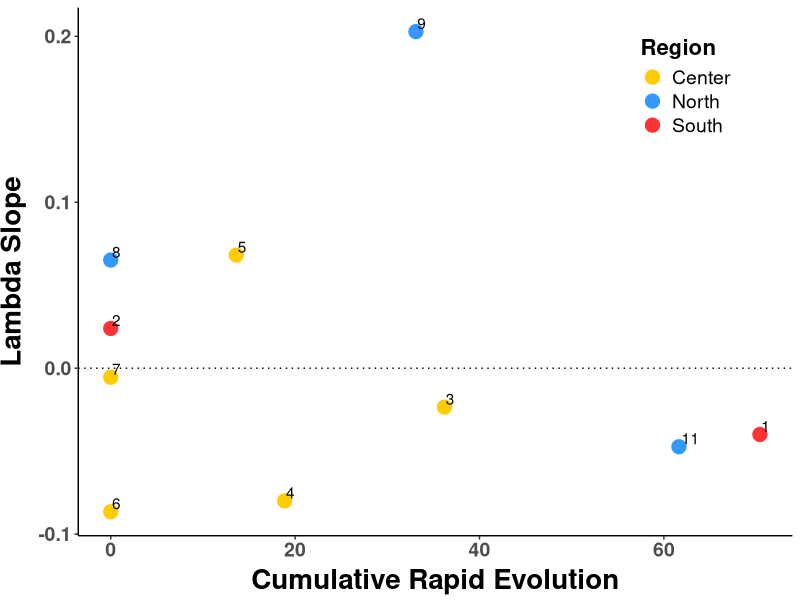
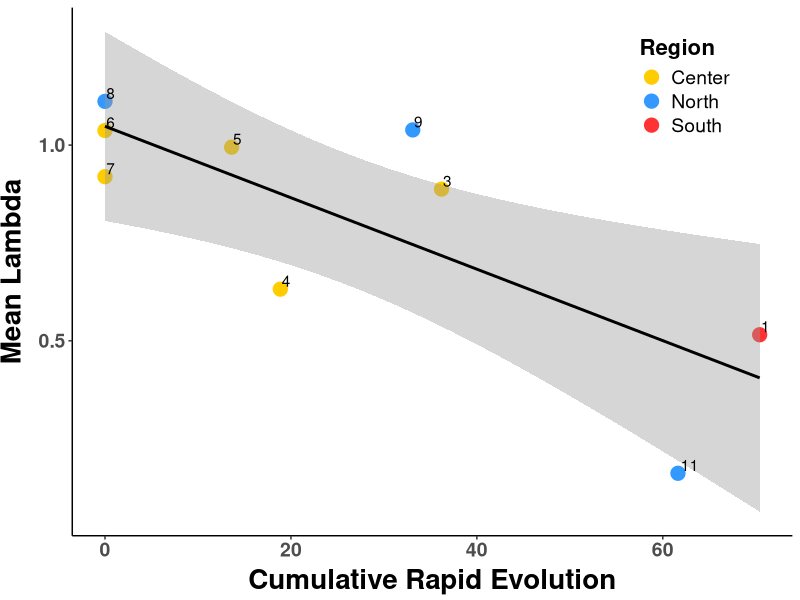
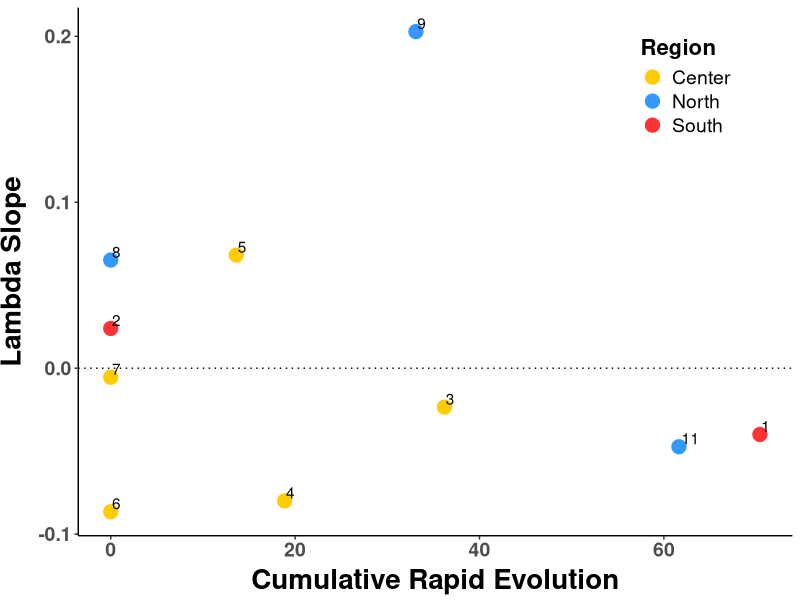
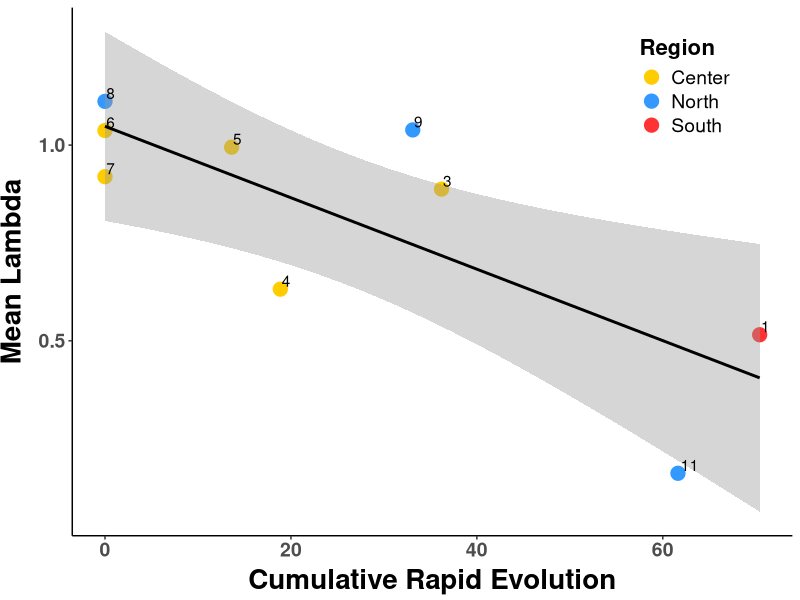

Source code (R) for these figures, in order:
##################################################################################
## Plot cumulative slope against demography
## Author Daniel Anstett
## 
## 
## Last Modified April 19, 2023
###################################################################################

#Library install and import
library(tidyverse) 
library(car)
library(ggrepel)

#Import data
offset_pop <- read_csv("data/demo_cumul.csv")


#stats
lm.cumul.slope <- lm(lambda.slope~cumul_slope,data=offset_pop)
lm.cumul.mean <- lm(lambda.mean~cumul_slope,data=offset_pop)


Anova(lm.cumul.slope ,type="III")
Anova(lm.cumul.mean,type="III")


###########################################################################################################

#cumul slope plotted against lambda slope
ggplot(offset_pop, aes(x=cumul_slope, y=lambda.slope, label=Paper_ID)) + 
  geom_point(aes(color=Region), size =4.5)+
  geom_hline(yintercept=c(0,0), linetype="dotted")+
  #geom_smooth(method=lm,color="black")+
  #  geom_label_repel(aes(label = ID))+
  geom_text(hjust=-.15, vjust=-.2)+
  scale_y_continuous(name="Lambda Slope")+
  scale_x_continuous(name="Cumulative Rapid Evolution")+
  scale_color_manual(values= c("North"="#3399FF", "Center"="#FFCC00", "South"="#FF3333"))+
  theme_classic() + theme(
    axis.text.x = element_text(size=14, face="bold"),
    axis.text.y = element_text(size=14,face="bold"),
    axis.title.x = element_text(color="black", size=20, vjust = 0.5, face="bold"),
    axis.title.y = element_text(color="black", size=20,vjust = 2, face="bold",hjust=0.5),
    legend.position = c(0.85, 0.85),legend.text=element_text(size=14),
    legend.title=element_text(size=16,face="bold"))
ggsave("graphs/rapid_slope.pdf",width=7, height = 6, units = "in")

#cumul slope plotted against lambda slope
ggplot(offset_pop, aes(x=cumul_slope, y=lambda.mean, label=Paper_ID)) + 
  geom_point(aes(color=Region), size =4.5)+
  geom_smooth(method=lm,color="black")+
  #  geom_label_repel(aes(label = ID))+
  geom_text(hjust=-.15, vjust=-.2)+
  scale_y_continuous(name="Mean Lambda")+
  scale_x_continuous(name="Cumulative Rapid Evolution")+
  scale_color_manual(values= c("North"="#3399FF", "Center"="#FFCC00", "South"="#FF3333"))+
  theme_classic() + theme(
    axis.text.x = element_text(size=14, face="bold"),
    axis.text.y = element_text(size=14,face="bold"),
    axis.title.x = element_text(color="black", size=20, vjust = 0.5, face="bold"),
    axis.title.y = element_text(color="black", size=20,vjust = 2, face="bold",hjust=0.5),
    legend.position = c(0.85, 0.85),legend.text=element_text(size=14),
    legend.title=element_text(size=16,face="bold"))
ggsave("graphs/rapid_mean.pdf",width=7, height = 6, units = "in")






